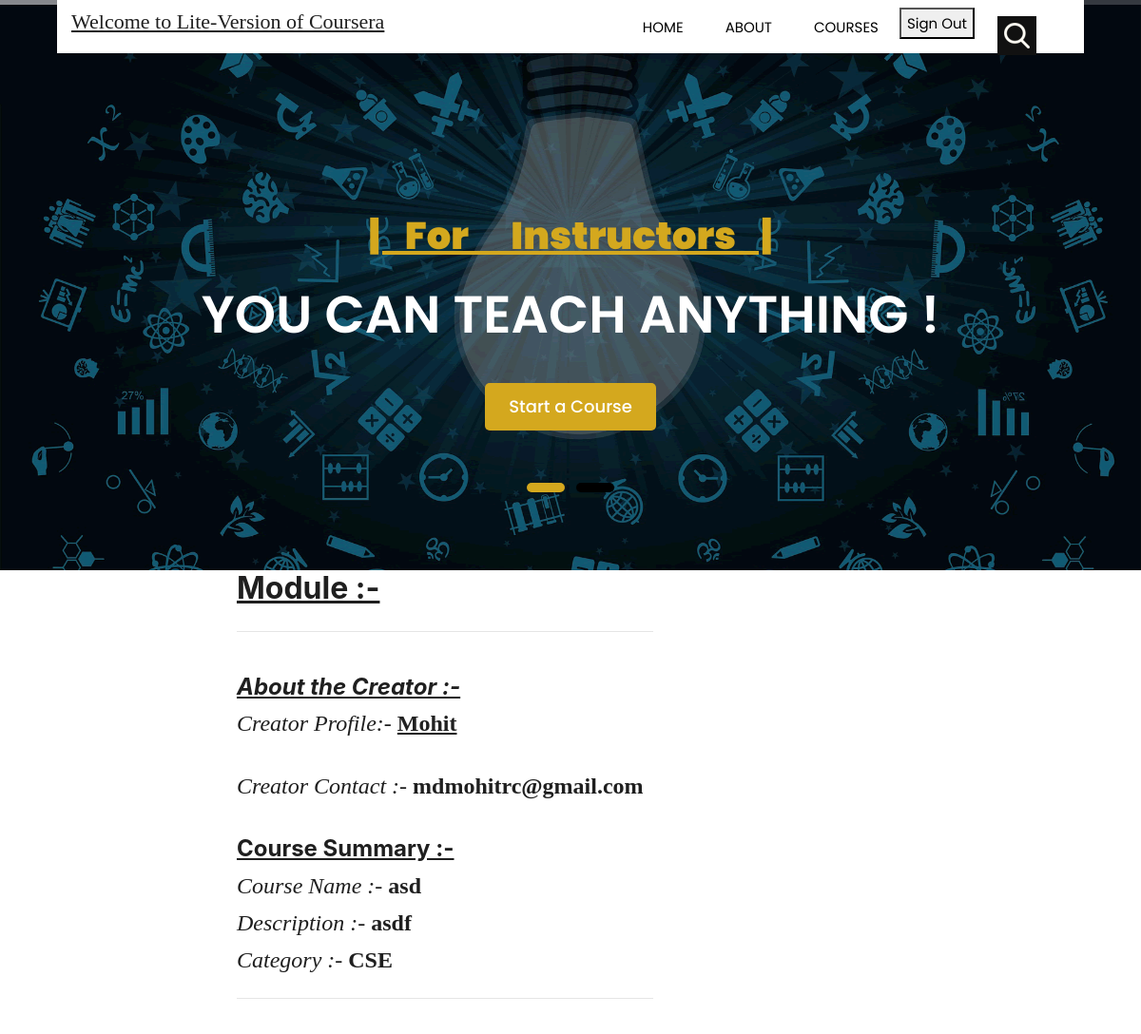
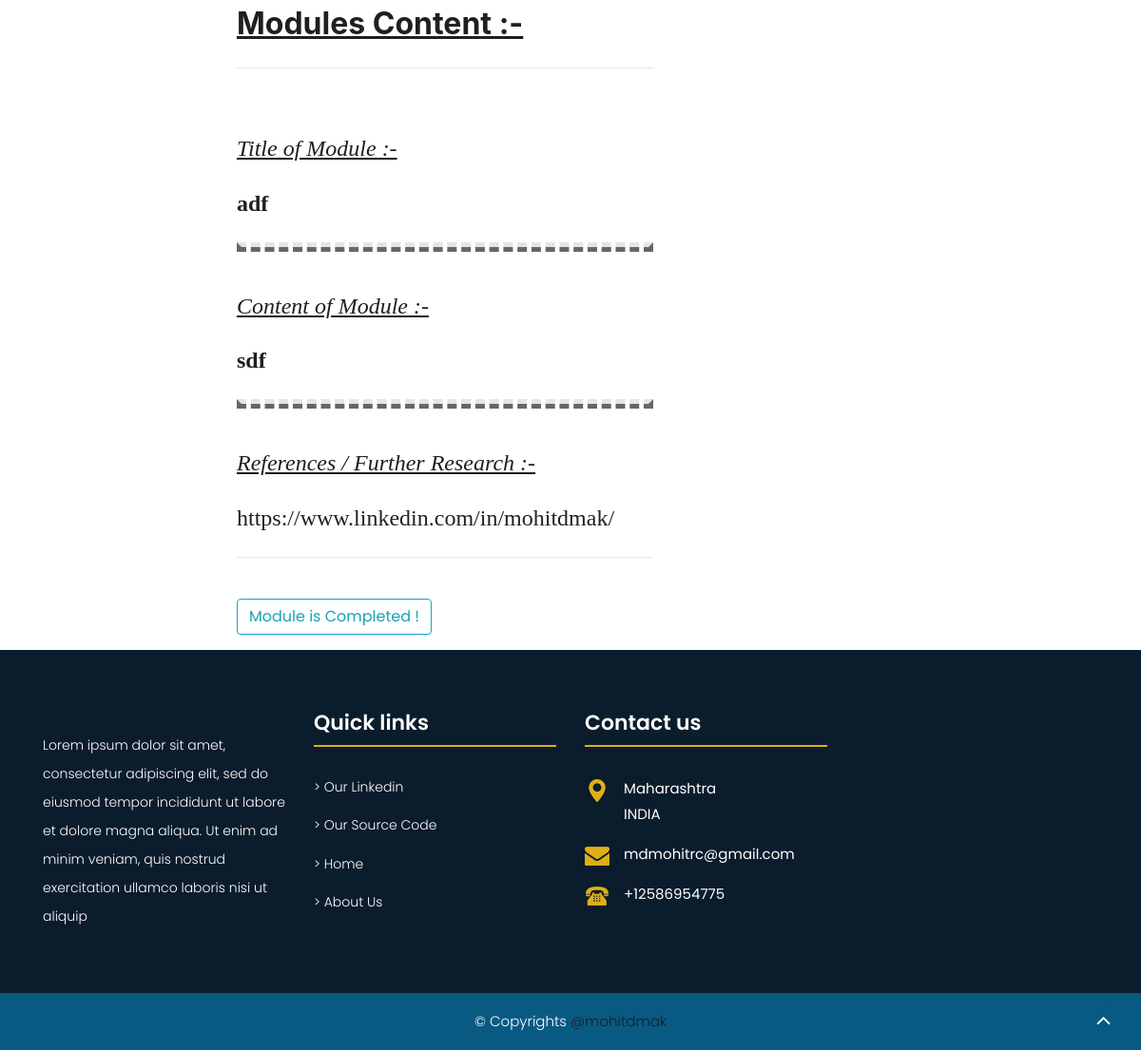
The page /course/module/1/ (signed in) on the database its author committed (2 pictures, top to bottom).
### Home/models.py (models this page shows)
class Modules(models.Model):
    Title = models.CharField(max_length = 200)
    Content = models.TextField()
    index = models.IntegerField(default = 1)
    Course = models.ForeignKey(Courses, on_delete = models.CASCADE, related_name = 'allmodules')
    link = models.URLField()

class Courses(models.Model):
    Course_Name = models.CharField(max_length = 200)
    Course_Desc = models.TextField()
    Creator = models.ForeignKey(User, on_delete = models.CASCADE, related_name = 'createdcourses')
    Course_Tag = models.CharField(max_length = 200)
    rating = models.FloatField(default = 3)

class CreatorProfile(models.Model):
    creatorusr = models.OneToOneField(User, on_delete = models.CASCADE, related_name = 'creatorprofile')
    Name = models.CharField(max_length = 200)
    Email = models.EmailField(max_length = 200)
    Date_Of_Birth = models.DateField(default = None)
    City = models.CharField(max_length = 200)
    State = models.CharField(max_length = 200)
    Date_Of_Joining = models.DateField(auto_now = True)
    Educational_Qualification = models.CharField(max_length = 200)
    rating = models.FloatField(default = 3)

### Home/views.py (the view)
# urls.py: path('course/module/<int:pk>/', Homeviews.studymodule, name = 'study-module'),
@login_required()
def studymodule(request, **kwargs):
    if LearnerProfile.objects.filter(learnerusr = request.user).exists():
        currentmodule = Modules.objects.filter(id = kwargs['pk'])[0]
        if Classroom.objects.filter(learners = request.user, courses = currentmodule.Course).exists():
            classroom = ClassroomModules.objects.filter(learners = request.user, modules = currentmodule)[0]
            if classroom.completed:
                check = 'complete'
            else:
                check = 'notcomplete'
            return render(request, 'Home/StudyModule.html', {'module': currentmodule, 'check' : check})
        else:
            messages.success(request, 'You must first enroll for the course !')
            return redirect('home')
    else:
        messages.success(request, 'Being a Creator, You cannot Study Courses !')
        return redirect('home')

### Home/templates/Home/StudyModule.html
{% extends 'Home/base.html' %}
{% load static %}
{% block 1 %}
<div class="section" class="text_align_center heading_main">
    <div class="container">
        <div class="row" style="margin-left: 5cm;">
            <div class="col-lg-6 col-md-6 col-sm-12">
                <h1 style="font-family: -apple-system, BlinkMacSystemFont, 'Segoe UI', Roboto, Oxygen, Ubuntu, Cantarell, 'Open Sans', 'Helvetica Neue', sans-serif;font-size: xx-large"><u><b>Module  :-</b></u></h1>
                <hr><br>
                <h1 style="font-family: -apple-system, BlinkMacSystemFont, 'Segoe UI', Roboto, Oxygen, Ubuntu, Cantarell, 'Open Sans', 'Helvetica Neue', sans-serif;font-size: x-large"><u><b><i>About the Creator :-</i></b></u></h1>
                <h1 style="font-family: Georgia, 'Times New Roman', Times, serif;"><i>Creator Profile:-  </i><a href = "{% url 'seeprofile' module.Course.Creator.id %}"><b><u>{{ module.Course.Creator.creatorprofile.Name }}</u></b></a></h1><br>
                <h1 style="font-family: Georgia, 'Times New Roman', Times, serif;"><i>Creator Contact :-  </i><b>{{ module.Course.Creator.creatorprofile.Email }}</b></h1><br>
                <h1 style="font-family: -apple-system, BlinkMacSystemFont, 'Segoe UI', Roboto, Oxygen, Ubuntu, Cantarell, 'Open Sans', 'Helvetica Neue', sans-serif;font-size: x-large"><u><b>Course Summary :-</b></u></h1>
                <h1 style="font-family: Georgia, 'Times New Roman', Times, serif;"><i>Course Name :-  </i><b>{{ module.Course.Course_Name }}</b></h1>
                <h1 style="font-family: Georgia, 'Times New Roman', Times, serif;"><i>Description :-  </i><b>{{ module.Course.Course_Desc }}</b></h1>
                <h1 style="font-family: Georgia, 'Times New Roman', Times, serif;"><i>Category :-  </i><b>{{ module.Course.Course_Tag }}</b></h1><hr><br>
                <h1 style="font-family: -apple-system, BlinkMacSystemFont, 'Segoe UI', Roboto, Oxygen, Ubuntu, Cantarell, 'Open Sans', 'Helvetica Neue', sans-serif;font-size: xx-large"><u><b>Modules Content :-</b></u></h1><hr><br><br>
                <h1 style="font-family: Georgia, 'Times New Roman', Times, serif;"><i><u>Title of Module :-  </u></i><br><br><b>{{ module.Title }}</b></h1><hr style="border-style: dashed;border-width: 5px;"><br>
                <h1 style="font-family: Georgia, 'Times New Roman', Times, serif;"><i><u>Content of Module :-  </u></i><br><br><b>{{ module.Content }}</b></h1><hr style="border-style: dashed;border-width: 5px;"><br>
                <h1 style="font-family: Georgia, 'Times New Roman', Times, serif;"><i><u>References / Further Research :-  </u></i><br><br><a href = {{ module.link }}>{{ module.link }}</a></h1>
                <hr><br>
            <div class="form-group">
                {% if check == 'complete' %}
                <a href="#"><button class="btn btn-outline-info" type="submit">Module is Completed !</button></a>
                {% else %}
                <a href="{% url 'complete-module' module.id %}"><button class="btn btn-outline-success" type="submit">Mark as Completed !</button></a>
                {% endif %}
            </div>
            </div>
        </div>
    </div>
</div>
{% endblock 1 %}

### Home/static/Home/css/style.css (style rules this page uses)
body { color: #666666; font-size: 15px; font-family: 'Poppins', sans-serif; line-height: 1.80857; overflow-x: hidden !important; }
a { color: #1f1f1f; text-decoration: none !important; outline: none !important; -webkit-transition: all .3s ease-in-out; -moz-transition: all .3s ease-in-out; -ms-transition: all .3s ease-in-out; -o-transition: all .3s ease-in-out; transition: all .3s ease-in-out; }
h1, h2, h3, h4, h5, h6 { letter-spacing: 0; font-weight: normal; position: relative; padding: 0 0 10px 0; font-weight: normal; line-height: 120% !important; color: #1f1f1f; margin: 0 }
h1 { font-size: 24px }
h1 a, h2 a, h3 a, h4 a, h5 a, h6 a { color: #212121; text-decoration: none!important; opacity: 1 }
a { color: #1f1f1f; text-decoration: none; outline: none; }
a, .btn { text-decoration: none !important; outline: none !important; -webkit-transition: all .3s ease-in-out; -moz-transition: all .3s ease-in-out; -ms-transition: all .3s ease-in-out; -o-transition: all .3s ease-in-out; transition: all .3s ease-in-out; }

### Home/static/Home/css/timeline.css (style rules this page uses)
* { box-sizing: border-box; }

### rows shown on the page
Modules: Course.Creator.creatorprofile.Name "Mohit", Course.Creator.creatorprofile.Email "mdmohitrc@gmail.com", Course.Course_Name "asd", Course.Course_Desc "asdf", Course.Course_Tag "CSE", Title "adf", Content "sdf", link "https://www.linkedin.com/in/mohitdmak/"
